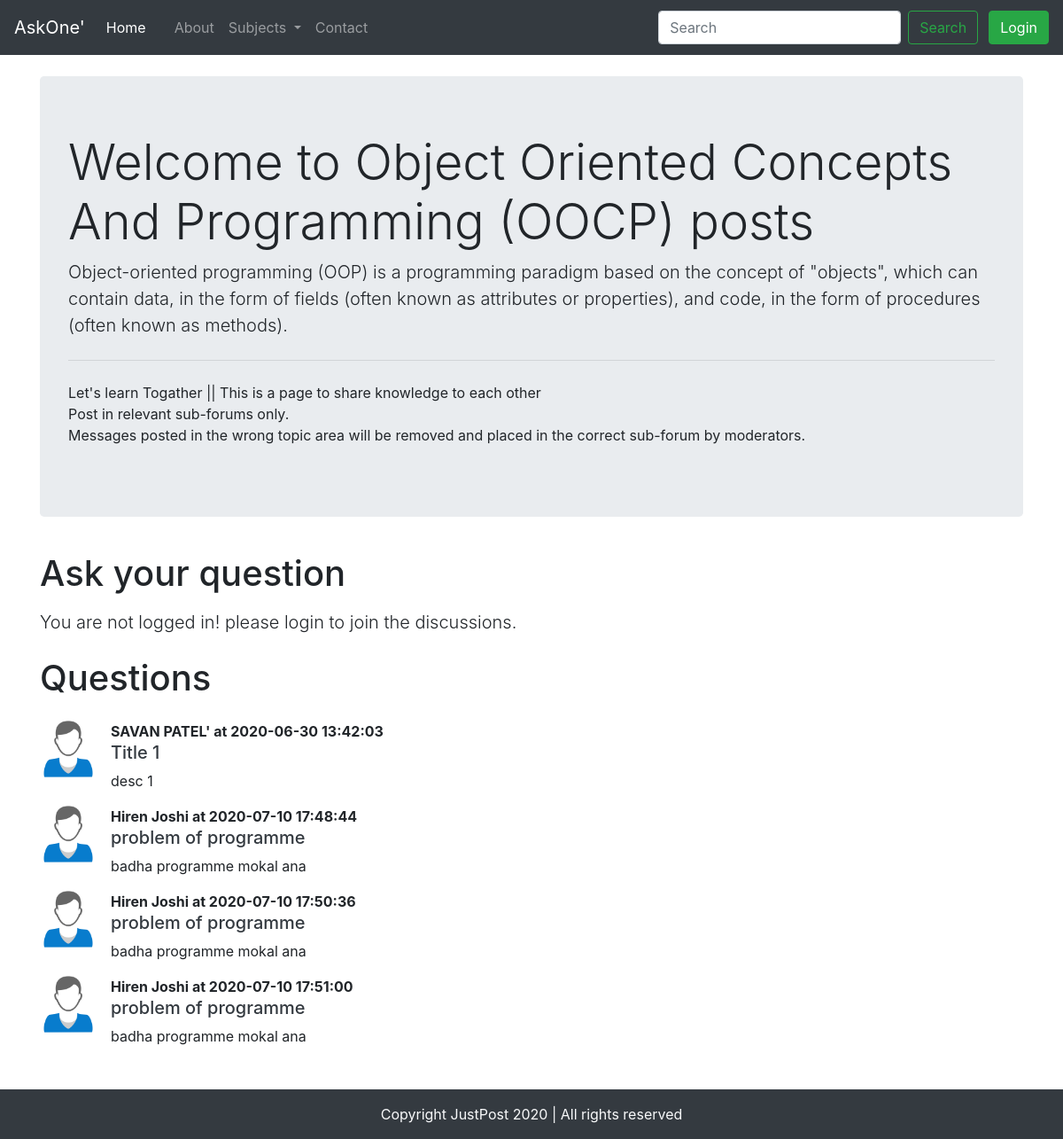
The app's page /threadlist.php?catid=1 with its own data.
### tables this page shows
CREATE TABLE `categories` (
  `category_id` int(8) NOT NULL,
  `category_image` varchar(255) NOT NULL,
  `category_name` varchar(255) NOT NULL,
  `category_description` varchar(255) NOT NULL,
  `created` datetime NOT NULL DEFAULT current_timestamp()
);

CREATE TABLE `threads` (
  `thread_id` int(7) NOT NULL,
  `thread_title` varchar(255) NOT NULL,
  `thread_desc` text NOT NULL,
  `thread_user_id` int(7) NOT NULL,
  `thread_category_id` int(7) NOT NULL,
  `time_stamp` datetime NOT NULL DEFAULT current_timestamp()
);

CREATE TABLE `users` (
  `sr_no` int(8) NOT NULL,
  `image` varchar(255) NOT NULL,
  `username` varchar(50) NOT NULL,
  `user_email` varchar(30) NOT NULL,
  `user_bio` text DEFAULT NULL,
  `timestamp` datetime NOT NULL DEFAULT current_timestamp()
);

### threadlist.php (the view, shortened to what this page needs)
    <?php
    include 'partials/_dbconnect.php';
    $id = $_GET['catid'];
    $sql = "SELECT * FROM `categories` WHERE `category_id`= $id";
    $result = mysqli_query($conn,$sql);
    while ($row = mysqli_fetch_assoc($result)){
        $catname = $row['category_name'];
        $catdesc = $row['category_description'];
    }
    ?>
    <!doctype html>
    <html lang="en">
    <head>
        <link rel="stylesheet" href="https://stackpath.bootstrapcdn.com/bootstrap/4.5.0/css/bootstrap.min.css"
>
    </head>
    <body onload="loading()">
        <?php include 'partials/_header.php'; ?>
        <div class="container my-4">
            <div class="jumbotron">
                <h1 class="display-4 catname">Welcome to <?php echo $catname; ?> posts</h1>
                <p class="lead catdesc"><?php echo $catdesc; ?></p>
                <hr class="my-4">
                <p>Let's learn Togather || This is a page to share knowledge to each other
                    <br>
                    Post in relevant sub-forums only.<br>
                    Messages posted in the wrong topic area will be removed and placed in the correct sub-forum by
                    moderators.<br>
            </div>
        </div>
        <?php
    if (isset($_SESSION['loggedin']) && $_SESSION['loggedin'] == 1 ) {
        echo '
        <div class="container">
        <h1 class="py-2">Ask your question</h1>
        <form action="'.$_SERVER["REQUEST_URI"].'" method="post">
            <div class="form-group">
                <label for="title">Your problem title</label>
                <input type="text" class="form-control" id="title" name="title" aria-describedby="emailHelp" required>
                <small id="emailHelp" class="form-text text-muted">Keep your title as short and crisp as
                    possible</small>
            </div>
            <div class="form-group">
                <label for="desc">Elaborate your concern</label>
                <textarea class="form-control" id="desc" name="desc" rows="3" required></textarea>
            </div>
            <button type="submit" class="btn btn-success">Submit</button>
        </form>
    </div>
        ';
    }
    else{
        echo '
        <div class="container">
            <h1 class="py-2">Ask your question</h1>
            <p class="lead">You are not logged in! please login to join the discussions.</p>
        </div>
        ';
    }
    ?>
        <div class="container mb-5" id="que">
            <h1 class="py-2">Questions</h1>
            <?php
    $id = $_GET['catid'];
    $sql = "SELECT * FROM `threads` WHERE `thread_category_id`= $id";
    $result = mysqli_query($conn,$sql);
    while ($row = mysqli_fetch_assoc($result)){
        $title = $row['thread_title'];
        $desc = $row['thread_desc'];
        $th_id = $row['thread_id'];
        $thread_time = $row['time_stamp'];
        $user_id = $row['thread_user_id'];
        $sql2 = "SELECT username FROM `users` where sr_no=$user_id";
        $result2 = mysqli_query($conn, $sql2);
        $row2 = mysqli_fetch_assoc($result2);
       echo'
             <div class="media my-3">
                <img src="img/user-default.png" width="64px" class="mr-3" alt="...">
                <div class="media-body">
                <p class="font-weight-bold my-0">'.$row2['username'].' at '.$thread_time.'</p>
                    <h5 class="mt-0"><a class="text-dark" href="thread.php?threadid='.$th_id.'">'.$title.'</a></h5>
                    '.$desc.'
                </div>
            </div>';
    }
        ?>
        </div>
        <?php include 'partials/_footer.php'; ?>
    </body>
    </html>

### partials/_header.php (shortened to what this page needs)
<?php
echo '
<nav class="navbar navbar-expand-lg navbar-dark bg-dark">
  <a class="navbar-brand" href="/savan/justpost">AskOne&#39;</a>
  <button class="navbar-toggler" type="button" data-toggle="collapse" data-target="#navbarSupportedContent" aria-controls="navbarSupportedContent" aria-expanded="false" aria-label="Toggle navigation">
    <span class="navbar-toggler-icon"></span>
  </button>
  <div class="collapse navbar-collapse" id="navbarSupportedContent">
    <ul class="navbar-nav mr-auto">
      <li class="nav-item active">
        <a class="nav-link" href="/justpost">Home <span class="sr-only">(current)</span></a>
      </li>
      <li class="nav-item">
        <a class="nav-link" href="about.php"></a>
      </li>
      <li class="nav-item">
        <a class="nav-link" href="about.php">About</a>
      </li>
      <li class="nav-item dropdown">
        <a class="nav-link dropdown-toggle" href="#" id="navbarDropdown" role="button" data-toggle="dropdown" aria-haspopup="true" aria-expanded="false">
          Subjects
        </a>
        <div class="dropdown-menu" aria-labelledby="navbarDropdown">';
        echo'
        </div>
      </li>
      <li class="nav-item">
        <a class="nav-link" href="contact.php">Contact</a>
      </li>
    </ul>';
    if (isset($_SESSION['loggedin']) && $_SESSION['loggedin'] == 1 ) {
      echo '<form class="form-inline my-2 my-lg-0" action="search.php" method="get">
      <input class="form-control mr-sm-2" name="query" type="search" placeholder="Search" aria-label="Search">
      <button class="btn btn-outline-success my-2 my-sm-0" type="submit">Search</button>
      <a href="myprofile.php" class="text-light my-0 mx-2" >'.$_SESSION['userName'].'<img class="mx-3" style="height:50px;border: 2px solid white; border-radius:50%;" src="'.$_SESSION['user_image'].'"></a>
      <a href="partials/_logout.php" class="btn btn-success my-2 my-sm-1 ml-1"data-target="#loginModal">Logout</a>
    </form>';
    }
    else{    echo '
    <form class="form-inline my-2 my-lg-0" action="search.php" method="get">
      <input class="form-control mr-sm-2" name="query" type="search" placeholder="Search" aria-label="Search">
      <button class="btn btn-outline-success my-2 my-sm-0" type="submit">Search</button>
    </form>
    <div class="btn-group ml-2">
      <button class="btn btn-success my-2 my-sm-1 ml-1" data-toggle="modal" data-target="#loginModal">Login</button>
    ';}
      echo '
    </div>
  </div>
</nav>
';
?>

### partials/_footer.php
<div class="container-fluid bg-dark text-light" >
<p class="text-center mb-0 py-3">Copyright JustPost 2020 | All rights reserved</p>
</div>

### threadlist.php (style rules this page uses)
#que { min-height: 430px; }
* { margin: 0; padding: 0; }

### records on screen
categories: category_name "Object Oriented Concepts And Programming (OOCP)", category_description "Object-oriented programming (OOP) is a programming paradigm based on the concept of \"objects\", which can contain data, in the form of fields (often known as attributes or properties), and code, in the form of procedures (often known as methods)."
threads: users.username "SAVAN PATEL'", time_stamp "2020-06-30 13:42:03", thread_title "Title 1", thread_desc "desc 1"
threads: users.username "Hiren Joshi", time_stamp "2020-07-10 17:48:44", thread_title "problem of programme", thread_desc "badha programme mokal ana"
threads: users.username "Hiren Joshi", time_stamp "2020-07-10 17:50:36", thread_title "problem of programme", thread_desc "badha programme mokal ana"
threads: users.username "Hiren Joshi", time_stamp "2020-07-10 17:51:00", thread_title "problem of programme", thread_desc "badha programme mokal ana"
